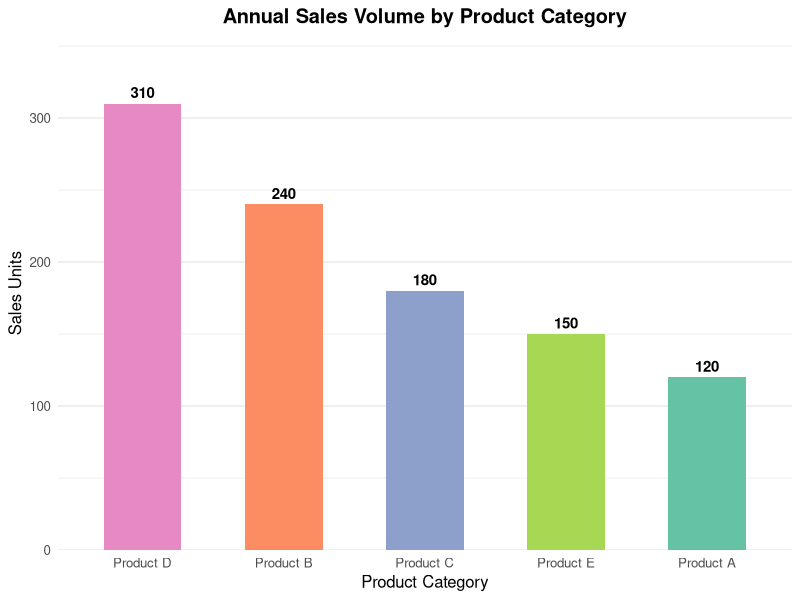
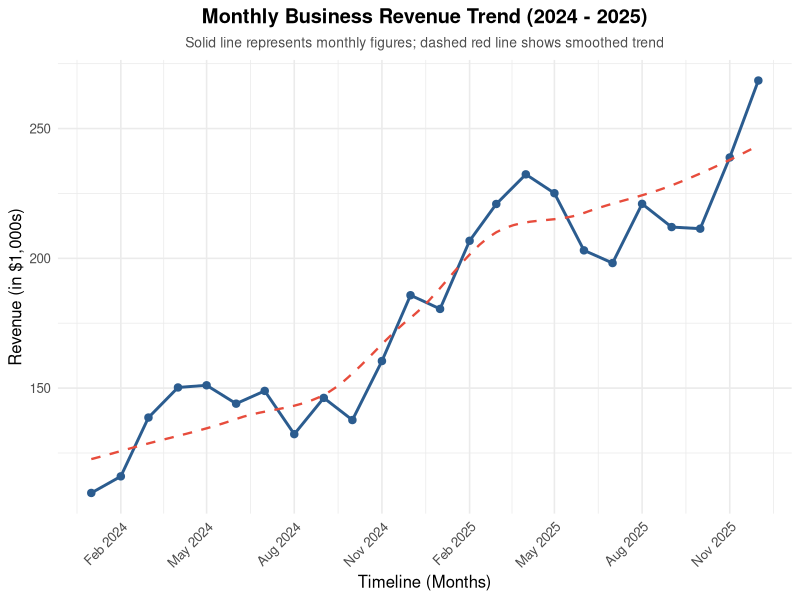
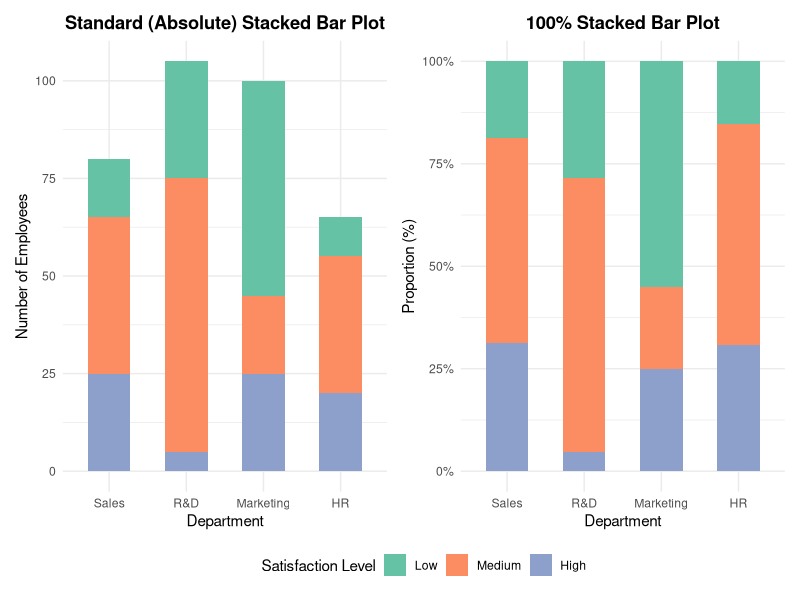
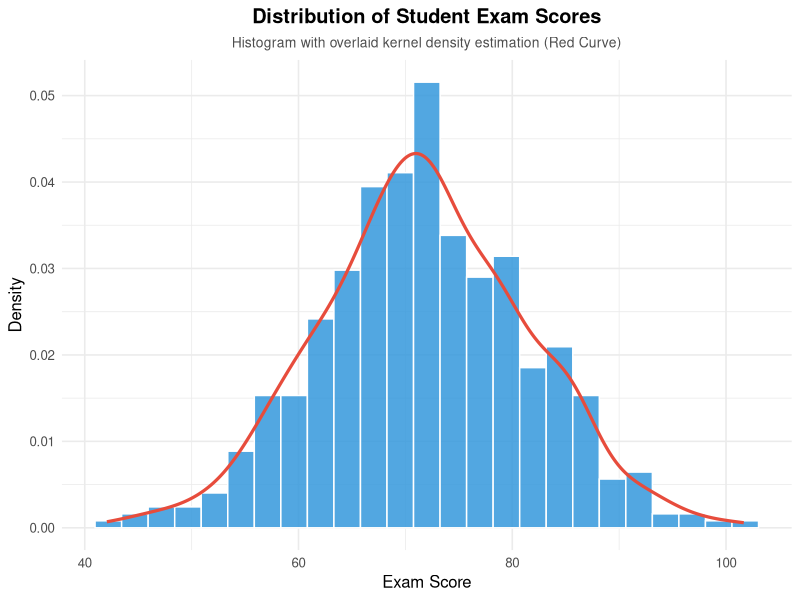
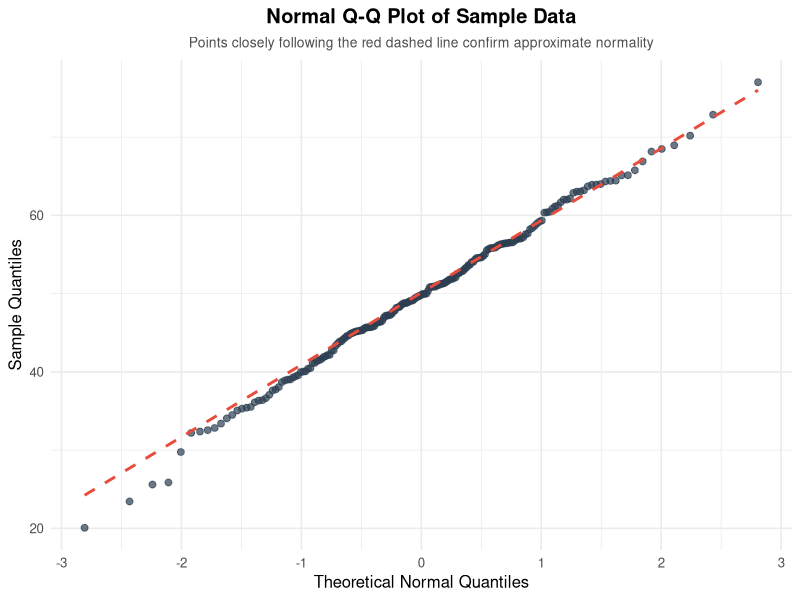
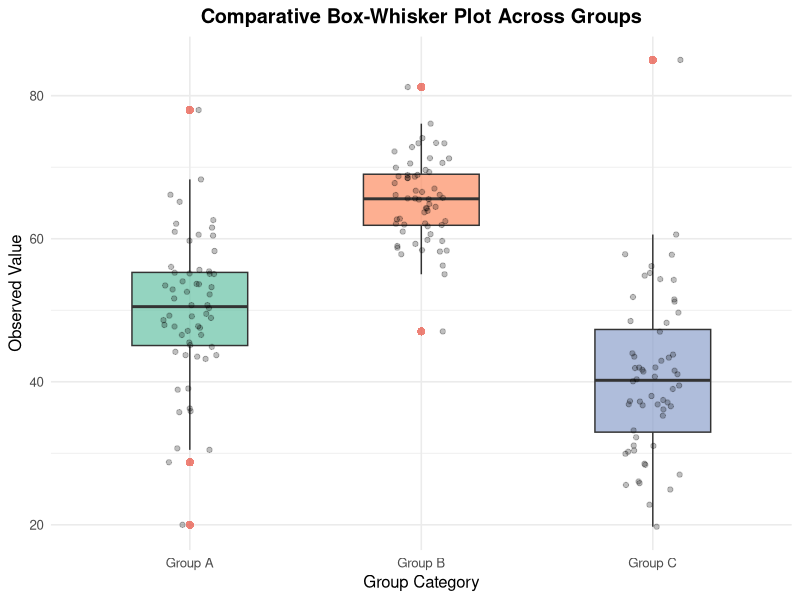

Write the R code that produced these figures, in order.
## ---- chunk 1
#| echo: false
#| message: false
#| warning: false
#| fig-width: 7
#| fig-height: 4.5
#| fig-align: center

library(ggplot2)

set.seed(42)
df_bar <- data.frame(
  Category = c("Product A", "Product B", "Product C", "Product D", "Product E"),
  Sales = c(120, 240, 180, 310, 150)
)

ggplot(df_bar, aes(x = reorder(Category, -Sales), y = Sales, fill = Category)) +
  geom_col(show.legend = FALSE, width = 0.55) +
  geom_text(aes(label = Sales), vjust = -0.5, size = 3.8, fontface = "bold") +
  scale_fill_brewer(palette = "Set2") +
  labs(
    title = "Annual Sales Volume by Product Category",
    x = "Product Category",
    y = "Sales Units"
  ) +
  scale_y_continuous(expand = expansion(mult = c(0, 0.15))) +
  theme_minimal(base_size = 12) +
  theme(
    plot.title = element_text(face = "bold", hjust = 0.5),
    panel.grid.major.x = element_blank()
  )
## ---- chunk 2
#| echo: false
#| message: false
#| warning: false
#| fig-width: 7.5
#| fig-height: 4.5
#| fig-align: center

set.seed(42)
dates <- seq.Date(from = as.Date("2024-01-01"), to = as.Date("2025-12-01"), by = "month")
trend <- seq(100, 260, length.out = length(dates))
seasonality <- 25 * sin(seq(0, 4 * pi, length.out = length(dates)))
noise <- rnorm(length(dates), mean = 0, sd = 7)
df_ts <- data.frame(Date = dates, Revenue = trend + seasonality + noise)

ggplot(df_ts, aes(x = Date, y = Revenue)) +
  geom_line(color = "#2b5c8f", linewidth = 1) +
  geom_point(color = "#2b5c8f", size = 2.2) +
  geom_smooth(method = "loess", se = FALSE, color = "#e74c3c", linetype = "dashed", linewidth = 0.8) +
  scale_x_date(date_breaks = "3 months", date_labels = "%b %Y") +
  labs(
    title = "Monthly Business Revenue Trend (2024 - 2025)",
    subtitle = "Solid line represents monthly figures; dashed red line shows smoothed trend",
    x = "Timeline (Months)",
    y = "Revenue (in $1,000s)"
  ) +
  theme_minimal(base_size = 12) +
  theme(
    plot.title = element_text(face = "bold", hjust = 0.5),
    plot.subtitle = element_text(hjust = 0.5, color = "gray30", size = 10),
    axis.text.x = element_text(angle = 45, hjust = 1)
  )
## ---- chunk 3
#| echo: false
#| message: false
#| warning: false
#| fig-width: 9.5
#| fig-height: 4.5
#| fig-align: center

library(patchwork)
library(scales)

set.seed(42)
df_stacked <- expand.grid(
  Department = c("Sales", "R&D", "Marketing", "HR"),
  Satisfaction = c("Low", "Medium", "High")
)
df_stacked$Satisfaction <- factor(df_stacked$Satisfaction, levels = c("Low", "Medium", "High"))
df_stacked$Count <- c(15, 30, 55,  10, 40, 70,  20, 35, 25,  5, 25, 20)

p1 <- ggplot(df_stacked, aes(x = Department, y = Count, fill = Satisfaction)) +
  geom_col(position = "stack", width = 0.55) +
  scale_fill_brewer(palette = "Set2") +
  labs(
    title = "Standard (Absolute) Stacked Bar Plot",
    x = "Department",
    y = "Number of Employees",
    fill = "Satisfaction Level"
  ) +
  theme_minimal(base_size = 11) +
  theme(
    plot.title = element_text(face = "bold", hjust = 0.5),
    legend.position = "bottom"
  )

p2 <- ggplot(df_stacked, aes(x = Department, y = Count, fill = Satisfaction)) +
  geom_col(position = "fill", width = 0.55) +
  scale_y_continuous(labels = scales::percent) +
  scale_fill_brewer(palette = "Set2") +
  labs(
    title = "100% Stacked Bar Plot",
    x = "Department",
    y = "Proportion (%)",
    fill = "Satisfaction Level"
  ) +
  theme_minimal(base_size = 11) +
  theme(
    plot.title = element_text(face = "bold", hjust = 0.5),
    legend.position = "bottom"
  )

p1 + p2 + plot_layout(guides = "collect") & theme(legend.position = "bottom")
## ---- chunk 4
#| echo: false
#| message: false
#| warning: false
#| fig-width: 7
#| fig-height: 4.5
#| fig-align: center

set.seed(42)
scores <- rnorm(500, mean = 72, sd = 10)
df_hist <- data.frame(Score = scores)

ggplot(df_hist, aes(x = Score)) +
  geom_histogram(aes(y = after_stat(density)), bins = 25, fill = "#3498db", color = "white", alpha = 0.85) +
  geom_density(color = "#e74c3c", linewidth = 1.1) +
  labs(
    title = "Distribution of Student Exam Scores",
    subtitle = "Histogram with overlaid kernel density estimation (Red Curve)",
    x = "Exam Score",
    y = "Density"
  ) +
  theme_minimal(base_size = 12) +
  theme(
    plot.title = element_text(face = "bold", hjust = 0.5),
    plot.subtitle = element_text(hjust = 0.5, color = "gray30", size = 10)
  )
## ---- chunk 5
#| echo: false
#| message: false
#| warning: false
#| fig-width: 7
#| fig-height: 4.5
#| fig-align: center

set.seed(42)
sample_norm <- rnorm(200, mean = 50, sd = 10)
df_qq <- data.frame(Value = sample_norm)

ggplot(df_qq, aes(sample = Value)) +
  stat_qq(color = "#2c3e50", alpha = 0.7, size = 2) +
  stat_qq_line(color = "#e74c3c", linewidth = 1, linetype = "dashed") +
  labs(
    title = "Normal Q-Q Plot of Sample Data",
    subtitle = "Points closely following the red dashed line confirm approximate normality",
    x = "Theoretical Normal Quantiles",
    y = "Sample Quantiles"
  ) +
  theme_minimal(base_size = 12) +
  theme(
    plot.title = element_text(face = "bold", hjust = 0.5),
    plot.subtitle = element_text(hjust = 0.5, color = "gray30", size = 10)
  )
## ---- chunk 6
#| echo: false
#| message: false
#| warning: false
#| fig-width: 7.5
#| fig-height: 4.5
#| fig-align: center

set.seed(42)
df_box <- data.frame(
  Group = factor(rep(c("Group A", "Group B", "Group C"), each = 60)),
  Value = c(
    rnorm(58, mean = 50, sd = 8), 78, 20,
    rnorm(60, mean = 65, sd = 6),
    rnorm(59, mean = 42, sd = 11), 85
  )
)

ggplot(df_box, aes(x = Group, y = Value, fill = Group)) +
  geom_boxplot(alpha = 0.7, outlier.color = "#e74c3c", outlier.shape = 16, outlier.size = 2.5, width = 0.5) +
  geom_jitter(width = 0.12, alpha = 0.25, color = "black") +
  scale_fill_brewer(palette = "Set2") +
  labs(
    title = "Comparative Box-Whisker Plot Across Groups",
    x = "Group Category",
    y = "Observed Value",
    fill = "Group"
  ) +
  theme_minimal(base_size = 12) +
  theme(
    plot.title = element_text(face = "bold", hjust = 0.5),
    legend.position = "none"
  )
